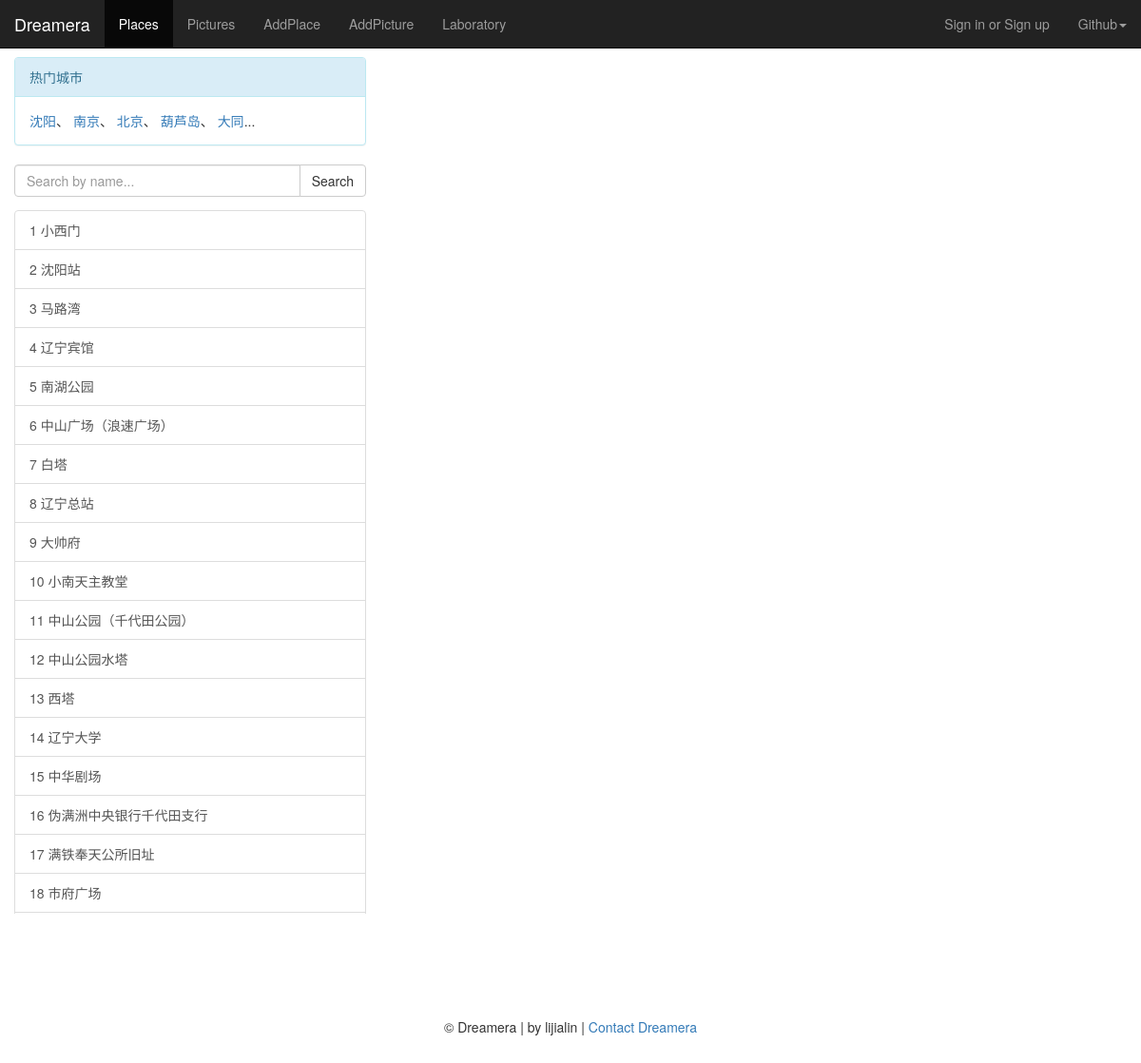
The page /place_list/ on the database its author committed.
### cross/models.py (models this page shows, shortened)
class Place(models.Model):
    name = models.CharField(max_length=100, db_index=True)
    longitude = models.FloatField()
    latitude = models.FloatField()
    altitude = models.FloatField(default=0.0)
    city = models.ForeignKey("City", blank=True, null=True)
    @property
    def cross_pictures(self):
        return self.crosspicture_set.all()

### cross/views.py (the view)
# urls.py: url(r'^place_list/$', cache_page(CACHE_TTL)(cross.views.place_list.as_view()), name="place_list"),
class place_list(TemplateView):
    template_name = 'place_list.html'
    def get(self, request, *args, **kwargs):
        name = request.GET.get("name")
        if not name:
            place_list = models.Place.objects.all()
        else:
            place_list = models.Place.objects.filter(name__contains=name)
        context = {}
        context['place_list'] = place_list
        return self.render_to_response(context)

### cross/templates/place_list.html (shortened to what this page needs)
{% extends "base.html" %}
{% block content %}
    <div class="container-fluid content">
      {% include "nav.html" %}
      <div class="row">
        <div class="col-md-8 col-md-push-4">
          {% include "map.html" %}
        </div>
        <div class="col-md-4 col-md-pull-8">
         <div class="panel panel-info">
           <div class="panel-heading">热门城市</div>
           <div class="panel-body">
             <a class="city" href="#">沈阳</a>、
             <a class="city" href="#">南京</a>、
             <a class="city" href="#">北京</a>、
             <a class="city" href="#">葫芦岛</a>、
             <a class="city" href="#">大同</a>...
           </div>
         </div>
          <form id="form" method="get" action="../place_list/">
            <div class="input-group">
              <input type="text" name="name" id="name" class="form-control" placeholder="Search by name...">
              <span class="input-group-btn">
                <button class="btn btn-default" type="button" onclick="search()">Search</button>
              </span>
            </div>
          </form>
          <div id="left_list">
            <div class="list-group">
            {% for place in place_list %}
             {% with picture=place.cross_pictures|first %}
         <a href="#" class="list-group-item" onclick="mapPanTo({{place.id}}, {{forloop.counter}},'{{place.name}}', '{{picture.picture}}');" >
              {{forloop.counter}}  {{place.name}}
              </a>
              {% endwith %}
            {% empty %}
            <center> <h3><small>数据为空</small></h3></center>
            {% endfor %}
          </div>
        </div>
      </div>
    </div>
</div>
{% endblock %}

### cross/templates/base.html (shortened to what this page needs)
<!DOCTYPE HTML PUBLIC "-//W3C//DTD HTML 4.01 Transitional//EN"
"http://www.w3.org/TR/html4/loose.dtd">
<html xmlns="http://www.w3.org/1999/xhtml">
  <head>
  <link  href="/static/bootstrap/css/bootstrap.min.css"  rel="stylesheet">
  </head>
  <body>
      {% block content %} (no content) {% endblock %}
      {% include "footer.html"%}
  </body>
</html>

### cross/templates/nav.html (shortened to what this page needs)
<nav class="navbar navbar-inverse navbar-fixed-top">
  <div class="container-fluid">
    <div class="navbar-header">
      <a class="navbar-brand" href="{% url 'home' %}">Dreamera</a>
    </div>
    <div class="collapse navbar-collapse" id="bs-example-navbar-collapse-1">
      <ul class="nav navbar-nav">
        <li id="nav_place_list"><a href="{% url 'place_list' %}">Places</a></li>
        <li id="nav_picture_list"><a href="{% url 'picture_list' %}">Pictures</a></li>
        <li id="nav_add_place"><a href="{% url 'add_place' %}">AddPlace</a></li>
        <li id="nav_add_picture"><a href="{% url 'add_picture' %}">AddPicture</a></li>
        <li id="nav_laboratory"><a href="{% url 'laboratory' %}">Laboratory</a></li>
      </ul>
      <ul class="nav navbar-nav navbar-right">
        <li id="nav_sign_in"><a href="{% url 'account:sign_in' %}">Sign in or Sign up</a></li>
        <li class="dropdown">
          <a href="#" class="dropdown-toggle" data-toggle="dropdown" role="button" aria-haspopup="true" aria-expanded="false">
            Github<span class="caret"></span>
          </a>
        </li>
      </ul>
    </div>
  </div>
</nav>

### cross/templates/map.html (shortened to what this page needs)
<div id="container"></div>

### cross/templates/footer.html
<footer class="footer" style="text-align:center;">
  <p>
      <span>&copy; Dreamera |</span>
      <span>by lijialin |</span>
      <a href="mailto:1040591521@qq.com" data-show-count="true" data-lang="en">
        Contact Dreamera
      </a>
  </p>
</footer>

### cross/templates/place_list.html (style rules this page uses)
#left_list { height: 100%; overflow-x: hidden; overflow-y: auto; }

### cross/templates/base.html (style rules this page uses)
body,html { height:100%; padding-top:30px; }

### cross/templates/map.html (style rules this page uses)
#container { width:100%; height:1000px; }

### rows shown on the page
Place: name "小西门"
Place: name "沈阳站"
Place: name "马路湾"
Place: name "辽宁宾馆"
Place: name "南湖公园"
Place: name "中山广场（浪速广场）"
Place: name "白塔"
Place: name "辽宁总站"
Place: name "大帅府"
Place: name "小南天主教堂"
Place: name "中山公园（千代田公园）"
Place: name "中山公园水塔"
Place: name "西塔"
Place: name "辽宁大学"
Place: name "中华剧场"
Place: name "伪满洲中央银行千代田支行"
Place: name "满铁奉天公所旧址"
Place: name "市府广场"
